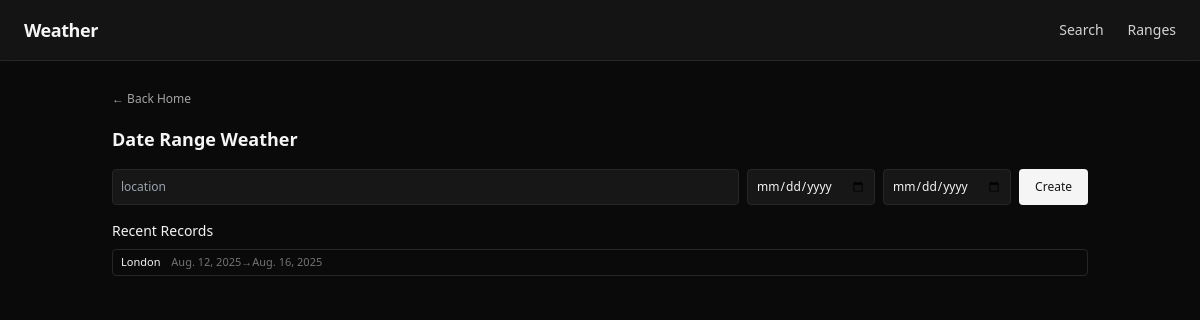
The page /ranges/ on the database its author committed.
### weather_app/models.py (models this page shows)
class WeatherRecord(models.Model):
    location_input = models.CharField(max_length=120)
    resolved_name = models.CharField(max_length=160)
    latitude = models.FloatField()
    longitude = models.FloatField()
    start_date = models.DateField()
    end_date = models.DateField()
    weather_json = models.JSONField()
    created_at = models.DateTimeField(auto_now_add=True)
    updated_at = models.DateTimeField(auto_now=True)
    class Meta:
        ordering = ['-id']

### weather_app/views.py (the view, shortened to what this page needs)
# urls.py: path('ranges/', views.ranges_page, name='ranges'),
def ranges_page(request):
    message = None
    created_record = None
    days = []
    records = WeatherRecord.objects.order_by('-created_at')[:20]
    return render(request, 'weather_app/ranges.html', {
        'records': records,
        'created_record': created_record,
        'days': days,
        'message': message,
    })

### weather_app/templates/weather_app/ranges.html (shortened to what this page needs)
{% extends 'weather_app/base.html' %}
{% block content %}
<a href="/" class="text-xs text-neutral-400 hover:text-neutral-200">← Back Home</a>
<h2 class="text-lg font-semibold mt-4 mb-4">Date Range Weather</h2>
<form method="post" class="flex flex-col sm:flex-row gap-2 mb-4 text-xs">{% csrf_token %}
  <input name="location" placeholder="location" class="flex-1 bg-neutral-900 border border-neutral-800 rounded px-2 py-2" />
  <input type="date" name="start_date" class="bg-neutral-900 border border-neutral-800 rounded px-2 py-2" />
  <input type="date" name="end_date" class="bg-neutral-900 border border-neutral-800 rounded px-2 py-2" />
  <button class="px-4 py-2 bg-neutral-100 text-neutral-900 rounded">Create</button>
</form>
<h3 class="text-sm font-medium mb-2">Recent Records</h3>
<div class="space-y-2 text-[11px]">
  {% for r in records %}
  <div class="flex items-center justify-between group border border-neutral-800 rounded px-2 py-1">
    <div class="flex-1 truncate"><a href="/records/{{ r.id }}/" class="hover:underline">{{ r.resolved_name|default:r.location_input }}</a> <span class="text-neutral-500 ml-2">{{ r.start_date }}→{{ r.end_date }}</span></div>
  </div>
  {% empty %}<p class="text-neutral-500 text-[11px]">None yet.</p>{% endfor %}
</div>
{% endblock %}

### rows shown on the page
WeatherRecord: resolved_name "London", start_date "Aug. 12, 2025", end_date "Aug. 16, 2025"
